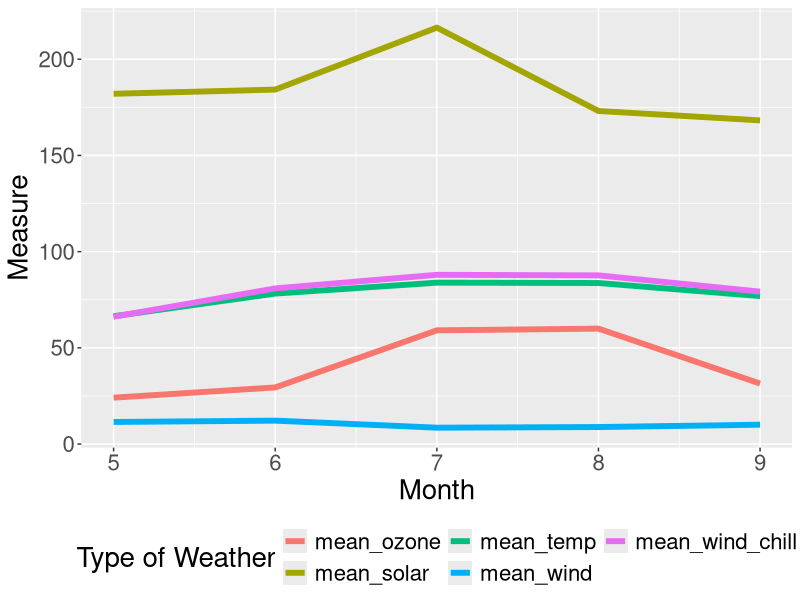

The R source for this figure:
## ---- chunk 1
knitr::opts_chunk$set(echo = TRUE)
## ---- chunk 2
library(tidyr)
library(ggplot2)
library(dplyr)
## ---- chunk 3
data("airquality")
## ---- chunk 4
head(airquality)
## ---- chunk 5
airquality_108 <- airquality %>% 
  drop_na(Ozone, Solar.R, Wind, Temp, Month, Day)
## ---- chunk 6
# formula:  35.74 + 0.6215 T - 35.75 V^0.16 + 0.4275 T V^0.16
airquality_108 <- airquality %>%
  drop_na(Ozone, Solar.R, Wind, Temp, Month, Day) %>%
  mutate(wind_chill = 35.74 + 0.6215 * Temp - 35.75 * Wind^0.16 
         + 0.4275 * Temp * Wind^0.16)
## ---- chunk 7
airquality_108 <- airquality %>%
  drop_na(Ozone, Solar.R, Wind, Temp, Month, Day) %>%
  group_by(Month) %>%
  mutate(wind_chill = 35.74 + 0.6215 * Temp - 35.75 * Wind^0.16 
         + 0.4275 * Temp * Wind^0.16) %>%
  summarize(mean_wind = mean(Wind),
            mean_ozone = mean(Ozone),
            mean_solar = mean(Solar.R),
            mean_temp = mean(Temp), 
            mean_wind_chill = mean(wind_chill)) %>%
  ungroup()
## ---- chunk 8
airquality_108 <- airquality %>%
  drop_na(Ozone, Solar.R, Wind, Temp, Month, Day) %>%
  group_by(Month) %>%
  mutate(wind_chill = 35.74 + 0.6215 * Temp - 35.75 * Wind^0.16 
         + 0.4275 * Temp * Wind^0.16) %>%
  summarize(mean_wind = mean(Wind),
            mean_ozone = mean(Ozone),
            mean_solar = mean(Solar.R),
            mean_temp = mean(Temp), 
            mean_wind_chill = mean(wind_chill)) %>%
  pivot_longer(cols = mean_wind:mean_wind_chill, 
               names_to = "type_of_weather",
               values_to = "measure") %>%
  ungroup %>%
  mutate_at(vars(type_of_weather), factor)

## ---- chunk 9
# Type of air quality measure on x axis, monthly average on y axis, animate the change as we move across months
p <- ggplot(data = airquality_108, 
       mapping = aes(x = Month, y = measure,
                     color = type_of_weather)) +
  geom_line(size = 2) + 
  theme(legend.position = "bottom",
        text = element_text(size=20)) +
  guides(color = guide_legend(nrow = 2)) +
  labs(y = "Measure",
       x = "Month", color = "Type of Weather")
p
## ---- chunk 10
library(gganimate)
p_animate <- p +
  transition_reveal(Month) +
  labs(title = "It is the {round(frame_along, 0)}th Month of 1973.")
animate(p_animate, fps = 5, end_pause = 40,
        height = 4, width = 6.5,
        units = "in", res = 100)
